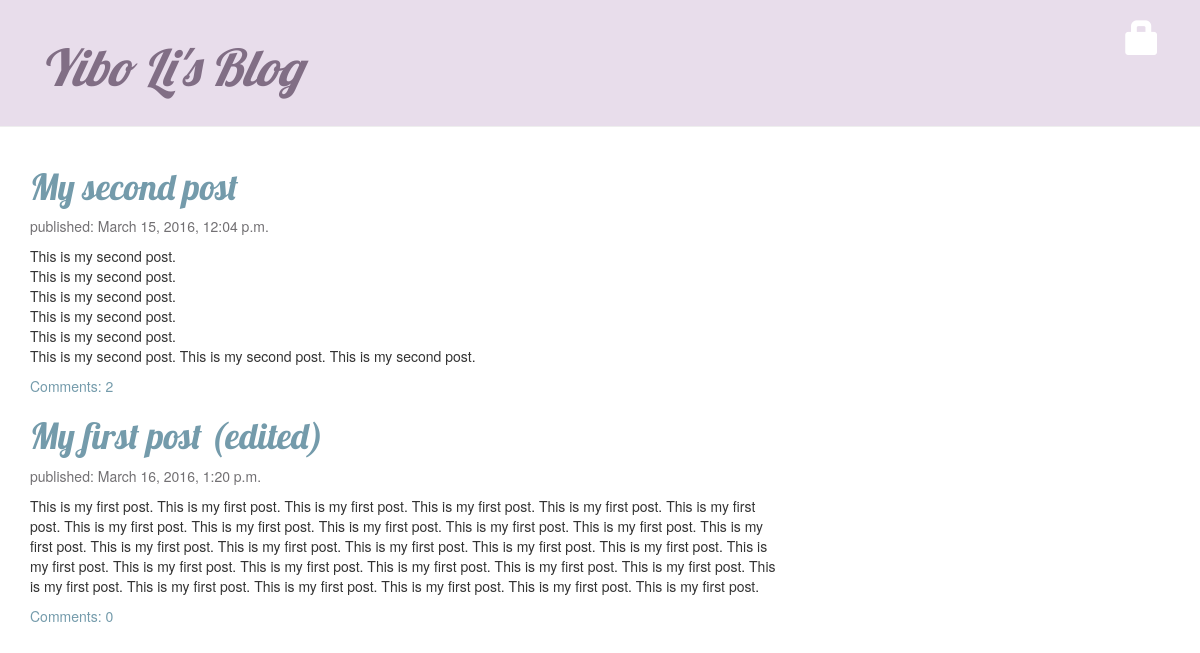
The page / on the database its author committed.
### blog/models.py (models this page shows, shortened)
class Post(models.Model):                     #the class Post is Django model
    author = models.ForeignKey('auth.User')    # a link to another model
    title = models.CharField(max_length=200)   #define text with a limited number of characters
    text = models.TextField()                  #long text without a limit
    created_date = models.DateTimeField(default=timezone.now)
    published_date = models.DateTimeField(blank=True, null=True)

### blog/views.py (the view)
# urls.py: url(r'^$', views.post_list, name='post_list'), # an empty string will match because http://127.0.0.1:8000/ is not a part of URL.
def post_list(request):
    posts = Post.objects.filter(published_date__lte=timezone.now()).order_by('published_date')
    return render(request, 'blog/post_list.html', {'posts':posts}) #add posts for the template to use,'posts' is the name

### blog/templates/blog/post_list.html
{% extends 'blog/base.html' %}
{% block content %}
	{% for post in posts %}
		<div class="post">
			<h1><a href="{% url 'post_detail' pk=post.pk %}">{{ post.title }}</a></h1>
			<div class="date">
				<p>published: {{post.published_date }}</p>
			</div>
			<p>{{ post.text|linebreaks }}</p>
			<a href="{% url 'blog.views.post_detail' pk=post.pk %}">Comments: {{ post.comments.count }}</a>
		</div>
	{% endfor %}
{% endblock %}

### blog/static/CSS/blog.css (style rules this page uses)
h1,h2,h3,h4 { font-family: 'Lobster', cursive; color: #749BAB; }
.date { color: #727073; }
.post h1, .post h1 a, .post h1 a:visited, .post a { color: #749BAB; }

### rows shown on the page
Post: title "My second post", published_date "March 15, 2016, 12:04 p.m.", text "This is my second post. This is my second post. This is my second post. This is my second post. This is my second post. This is my second post. This is my second post. This is my second post.", comments.count "2"
Post: title "My first post (edited)", published_date "March 16, 2016, 1:20 p.m.", text "This is my first post. This is my first post. This is my first post. This is my first post. This is my first post. This is my first post. This is my first post. This is my first post. This is my first post. This is my first post. This is my first post. This is my first post. This is my first post. This is my first post. This is my first post. This is my first post. This is my first post. This is my first post. This is my first post. This is my first post. This is my first post. This is my first post. This is my first post. This is my first post. This is my first post. This is my first post. This is my first post. This is my first post. This is my first post.", comments.count "0"
